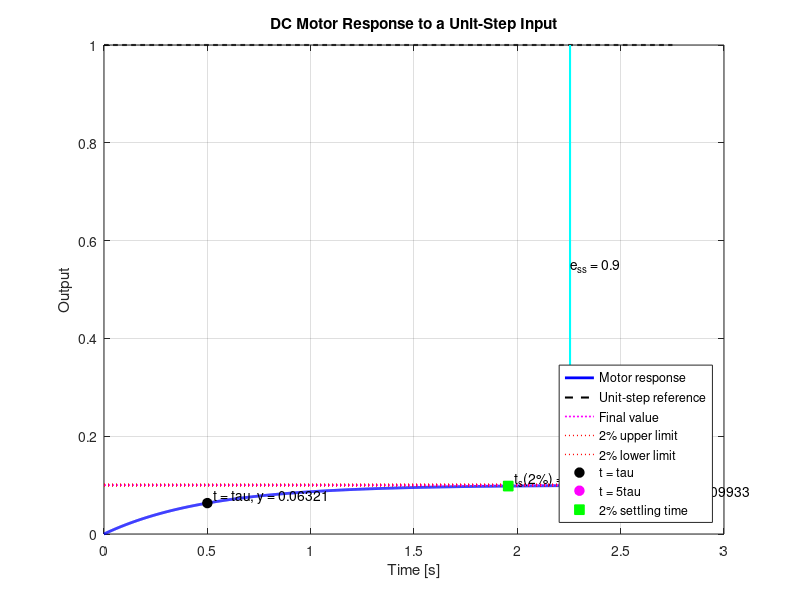

Recreate this plot in MATLAB.
% ====================================================================
% Script: Unit-Step Response - DC Motor
% Transfer function: G(s) = K_M / (tau*s + 1)
% Student: Kevin Joseph Berrocal Rodríguez
% Student ID: 2020113094
% Course: Automatic Control
%
% This script calculates the first-order model of a DC motor from
% its physical parameters, obtains K_M and tau, and generates the
% time-domain response to a unit-step input.
%
% The input parameters are entered directly through the Octave terminal.
%
% Model:
%   K_M = Kt / (Ra*b + Kt*Kb)
%   tau = Ra*J / (Ra*b + Kt*Kb)
% ====================================================================

clear;
clc;
close all;

%% Input parameters
fprintf('DC Motor First-Order Model\n');
fprintf('===========================\n');
fprintf('Enter the motor parameters:\n\n');

Kt = input('Kt - Torque constant [N*m/A]: ');
Ra = input('Ra - Armature resistance [Ohm]: ');
b  = input('b  - Viscous friction coefficient [N*m*s/rad]: ');
Kb = input('Kb - Back-EMF constant [V*s/rad]: ');
J  = input('J  - Motor and load inertia [kg*m^2]: ');

%% Input validation
% Check that all values are real, finite and physically valid.
parameters = [Kt, Ra, b, Kb, J];

if any(~isfinite(parameters)) || any(~isreal(parameters))
    error('All parameters must be finite real numbers.');
end

if Kt <= 0
    error('Kt must be greater than zero.');
end

if Ra <= 0
    error('Ra must be greater than zero.');
end

if b < 0
    error('b must be greater than or equal to zero.');
end

if Kb <= 0
    error('Kb must be greater than zero.');
end

if J <= 0
    error('J must be greater than zero.');
end

%% Calculate motor model
% Obtain the gain and time constant from the motor parameters.
model_denominator = Ra*b + Kt*Kb;

if model_denominator <= 0 || ~isfinite(model_denominator)
    error('The calculated denominator is not physically valid.');
end

KM = Kt / model_denominator;
tau = (Ra*J) / model_denominator;

if ~isfinite(KM) || ~isfinite(tau) || tau <= 0
    error('The calculated K_M and tau values are not valid.');
end

%% Display model parameters
fprintf('\nCalculated model parameters\n');
fprintf('===========================\n');
fprintf('K_M = %.8g\n', KM);
fprintf('tau = %.8g s\n', tau);

fprintf('\nTransfer function:\n');
fprintf('G(s) = %.8g / (%.8g*s + 1)\n', KM, tau);

%% Unit-step simulation
% The input is explicitly defined as a unit step with amplitude 1.
input_step = 1;

% Simulate long enough to observe the complete transient response.
five_tau = 5*tau;
settling_time_2pct = -tau*log(0.02);

simulation_end_time = max(five_tau, settling_time_2pct) * 1.10;

time = linspace(0, simulation_end_time, 1000);

% First-order motor response to the unit-step input.
response = input_step * KM * (1 - exp(-time/tau));

% Reference signal: unit step with amplitude 1.
reference = input_step * ones(size(time));

%% Characteristic values
final_value = input_step * KM;
response_at_tau = final_value * (1 - exp(-1));
response_at_five_tau = final_value * (1 - exp(-5));

% Difference between the unit-step reference and final output.
steady_state_error = abs(input_step - final_value);

response_at_settling = final_value * ...
    (1 - exp(-settling_time_2pct/tau));

%% Display simulation results
fprintf('\nSimulation results\n');
fprintf('==================\n');
fprintf('Input step                         = %.4g\n', input_step);
fprintf('Final expected value, y(infinity)  = %.8g\n', final_value);
fprintf('Response at t = tau                = %.8g\n', response_at_tau);
fprintf('Response at t = 5*tau              = %.8g\n', response_at_five_tau);
fprintf('2%% settling time                   = %.8g s\n', ...
        settling_time_2pct);
fprintf('Steady-state error                 = %.8g\n', ...
        steady_state_error);

%% Plot
figure('Name', 'DC Motor Unit-Step Response', ...
       'NumberTitle', 'off');

% Motor response.
plot(time, response, 'b-', 'LineWidth', 2);
hold on;
grid on;

% Unit-step reference.
plot(time, reference, 'k--', 'LineWidth', 1.5);

% Final motor value.
plot([0, simulation_end_time], ...
     [final_value, final_value], ...
     'm:', 'LineWidth', 1.2);

% 2% settling limits around the final value.
upper_settling_limit = final_value * 1.02;
lower_settling_limit = final_value * 0.98;

plot([0, simulation_end_time], ...
     [upper_settling_limit, upper_settling_limit], ...
     'r:', 'LineWidth', 1.0);

plot([0, simulation_end_time], ...
     [lower_settling_limit, lower_settling_limit], ...
     'r:', 'LineWidth', 1.0);

% Characteristic points.
plot(tau, response_at_tau, ...
     'ko', 'MarkerSize', 7, 'MarkerFaceColor', 'k');

plot(five_tau, response_at_five_tau, ...
     'mo', 'MarkerSize', 7, 'MarkerFaceColor', 'm');

plot(settling_time_2pct, response_at_settling, ...
     'gs', 'MarkerSize', 7, 'MarkerFaceColor', 'g');

% Display steady-state error when it is meaningful.
if steady_state_error > 1e-4

    x_error = simulation_end_time * 0.82;

    plot([x_error, x_error], ...
         [final_value, input_step], ...
         'c-', 'LineWidth', 1.5);

    text(x_error, ...
         (final_value + input_step)/2, ...
         sprintf('e_{ss} = %.4g', steady_state_error), ...
         'VerticalAlignment', 'middle');
end

% Labels for characteristic points.
text(tau, ...
     response_at_tau, ...
     sprintf('  t = tau, y = %.4g', response_at_tau), ...
     'VerticalAlignment', 'bottom');

text(five_tau, ...
     response_at_five_tau, ...
     sprintf('  t = 5tau, y = %.4g', response_at_five_tau), ...
     'VerticalAlignment', 'top');

text(settling_time_2pct, ...
     response_at_settling, ...
     sprintf('  t_s(2%%) = %.4g s', settling_time_2pct), ...
     'VerticalAlignment', 'bottom');

xlabel('Time [s]');
ylabel('Output');

title('DC Motor Response to a Unit-Step Input');

legend({'Motor response', ...
        'Unit-step reference', ...
        'Final value', ...
        '2% upper limit', ...
        '2% lower limit', ...
        't = tau', ...
        't = 5tau', ...
        '2% settling time'}, ...
       'Location', 'southeast');

hold off;

fprintf('\nSimulation completed successfully.\n');
